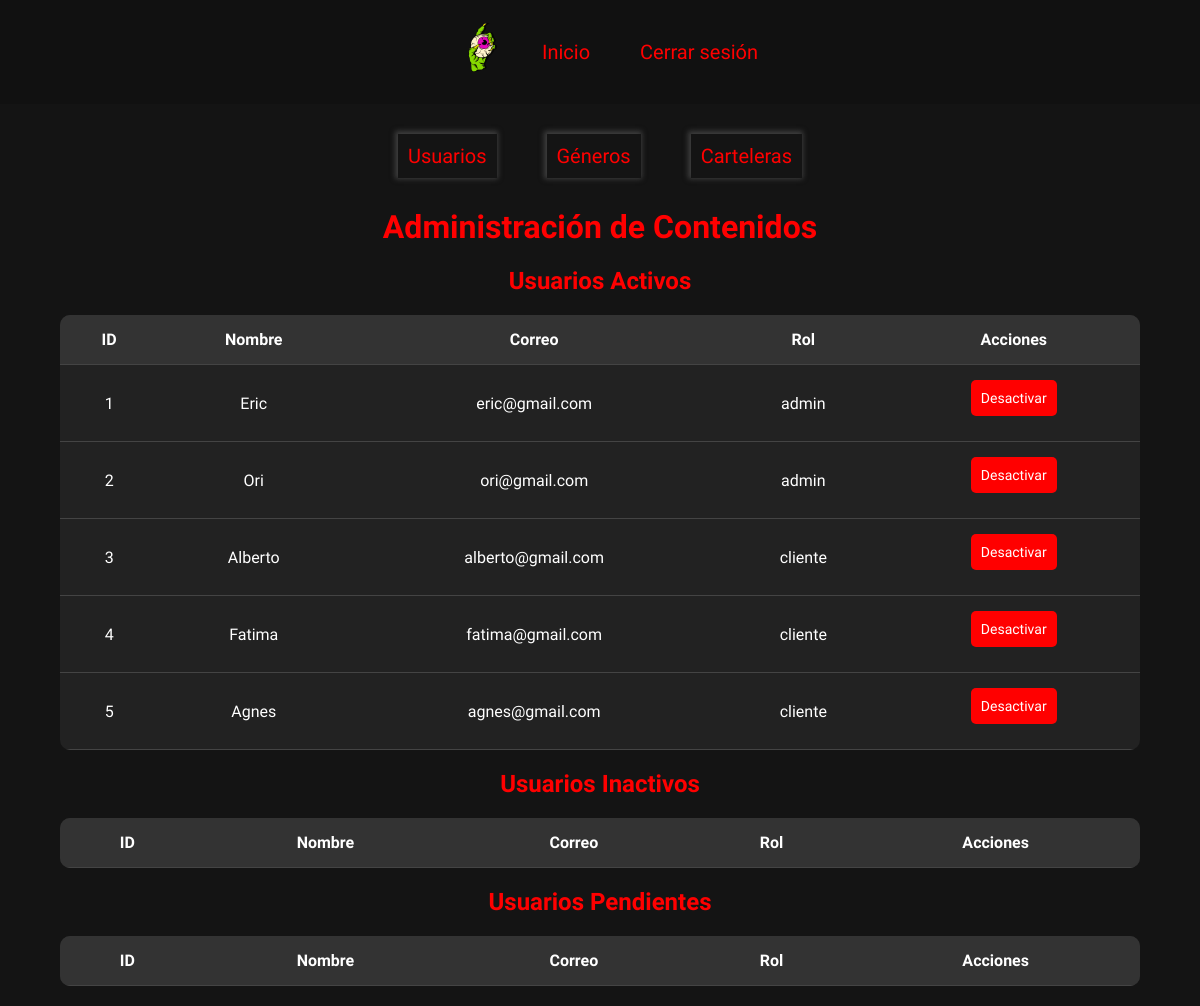
/view/admin.php (signed in), run on the app's committed database.
### tables this page shows
CREATE TABLE usuarios (
  id INT(10) NOT NULL AUTO_INCREMENT,
  rol ENUM('cliente', 'admin') NOT NULL,
  nombre VARCHAR(20) NOT NULL,
  apellido VARCHAR(30) NOT NULL,
  correo VARCHAR(100) NOT NULL UNIQUE,
  contrasena VARCHAR(255) NOT NULL,
  telefono CHAR(9) NOT NULL,
  estado ENUM('activo', 'inactivo', 'pendiente') NOT NULL DEFAULT 'pendiente',
  PRIMARY KEY (id)
);

### view/admin.php (the view, shortened to what this page needs)
<?php
include('../php/conexion.php');
$loggedIn = isset($_SESSION['user_id']);
$query = "SELECT * FROM usuarios WHERE estado = 'activo'";
$usuariosActivos = $conexion->query($query)->fetchAll(PDO::FETCH_ASSOC);
?>
<!DOCTYPE html>
<html lang="es">
<head>
    <link rel="stylesheet" href="../css/admin.css">
</head>
<body>
    <header>
        <div class="logo">
            <img src="../img/OjoNetflix.png" alt="Logo de la Plataforma">
        </div>
        <nav>
            <ul>
                <?php if ($loggedIn): ?>
                <li><a href="index.php">Inicio</a></li>
                    <li><a href="../php/logout.php">Cerrar sesión</a></li>
                <?php endif; ?>
            </ul>
        </nav>
    </header>
    <div class="link-tipo">
        <ul>
            <li><a href="#" class="nav-link" data-seccion="usuarios">Usuarios</a></li>
            <li><a href="#" class="nav-link" data-seccion="generos">Géneros</a></li>
            <li><a href="#" class="nav-link" data-seccion="carteleras">Carteleras</a></li>
        </ul>
                </div>
    <h1>Administración de Contenidos</h1>
    <div id="usuarios" class="seccion">
        <h2>Usuarios Activos</h2>
        <table id="tablaActivos">
            <tr>
                <th>ID</th>
                <th>Nombre</th>
                <th>Correo</th>
                <th>Rol</th>
                <th>Acciones</th>
            </tr>
            <?php foreach ($usuariosActivos as $usuario) : ?>
                <tr id="usuario_<?= $usuario['id'] ?>">
                    <td><?= $usuario['id'] ?></td>
                    <td><?= $usuario['nombre'] ?></td>
                    <td><?= $usuario['correo'] ?></td>
                    <td><?= $usuario['rol'] ?></td>
                    <td>
                        <button class=" btn-tabla gestionar-usuario btn-warning" data-id="<?= $usuario['id'] ?>" data-accion="desactivar">Desactivar</button>
                    </td>
                </tr>
            <?php endforeach; ?>
        </table>
        <h2>Usuarios Inactivos</h2>
        <table id="tablaInactivos">
            <tr>
                <th>ID</th>
                <th>Nombre</th>
                <th>Correo</th>
                <th>Rol</th>
                <th>Acciones</th>
            </tr>
        </table>
        <h2>Usuarios Pendientes</h2>
        <table id="tablaPendientes">
            <tr>
                <th>ID</th>
                <th>Nombre</th>
                <th>Correo</th>
                <th>Rol</th>
                <th>Acciones</th>
            </tr>
        </table>
    </div>
</body>
</html>

### css/admin.css (style rules this page uses)
body { background-color: #141414; color: white; font-family: "Funnel Sans", serif; font-optical-sizing: auto; font-style: normal; text-align: center; margin: 0; padding: 0px; }
h1, h2 { color: red; }
header { background-color: #111; padding: 10px 20px; display: flex; justify-content: center; align-items: center; gap: 20px; }
.logo img { width: 80px; height: auto; }
nav ul { list-style: none; padding: 0; margin: 0; display: flex; gap: 50px; }
nav ul li { display: inline; }
nav ul li a { color: red; text-decoration: none; font-size: 20px; transition: color 0.3s ease; }
.link-tipo { display: flex; justify-content: center; margin-top: 40px; margin-bottom: 40px; }
.link-tipo ul { list-style: none; padding: 0; margin: 0; display: flex; gap: 50px; }
.link-tipo li a { color: red; text-decoration: none; font-size: 20px; transition: color 0.3s ease; box-shadow: #64646488 -1px -1px 5px 2px; padding: 10px; }
table { width: 90%; margin: 20px auto; border-collapse: collapse; background-color: #222; border-radius: 10px; overflow: hidden; }
th, td { padding: 15px; border-bottom: 1px solid #444; text-align: center; }
th { background-color: #333; }
.btn-tabla { background-color: red; color: white; padding: 10px; border: none; font-size: 14px; border-radius: 5px; margin-bottom: 10px; font-family: "Funnel Sans", serif; }
a { text-decoration: none; }

### data on the page
usuarios: id "1", nombre "Eric", correo "eric@gmail.com", rol "admin"
usuarios: id "2", nombre "Ori", correo "ori@gmail.com", rol "admin"
usuarios: id "3", nombre "Alberto", correo "alberto@gmail.com", rol "cliente"
usuarios: id "4", nombre "Fatima", correo "fatima@gmail.com", rol "cliente"
usuarios: id "5", nombre "Agnes", correo "agnes@gmail.com", rol "cliente"
